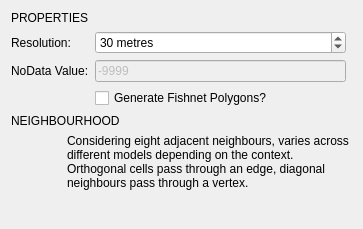
            <widget class="QWidget" name="scrollAreaWidgetContents_4">
             <property name="geometry">
              <rect>
               <x>0</x>
               <y>0</y>
               <width>363</width>
               <height>229</height>
              </rect>
             </property>
             <layout class="QVBoxLayout" name="verticalLayout_10">
              <item>
               <widget class="QLabel" name="raster_title_2">
                <property name="whatsThis">
                 <string>Width of the square cell in the city grid in metres</string>
                </property>
                <property name="text">
                 <string>PROPERTIES</string>
                </property>
               </widget>
              </item>
              <item>
               <widget class="QWidget" name="raster_widget" native="true">
                <layout class="QGridLayout" name="gridLayout_5">
                 <property name="leftMargin">
                  <number>0</number>
                 </property>
                 <property name="topMargin">
                  <number>0</number>
                 </property>
                 <property name="rightMargin">
                  <number>0</number>
                 </property>
                 <property name="bottomMargin">
                  <number>0</number>
                 </property>
                 <item row="0" column="0">
                  <widget class="QLabel" name="raster_resolution_lbl">
                   <property name="whatsThis">
                    <string>Width of the square cell in the city grid in metres</string>
                   </property>
                   <property name="text">
                    <string>Resolution:</string>
                   </property>
                  </widget>
                 </item>
                 <item row="2" column="1" colspan="2">
                  <widget class="QCheckBox" name="raster_generatefishnet_check">
                   <property name="text">
                    <string>Generate Fishnet Polygons?</string>
                   </property>
                  </widget>
                 </item>
                 <item row="0" column="1">
                  <widget class="QSpinBox" name="raster_resolution_spin">
                   <property name="minimumSize">
                    <size>
                     <width>100</width>
                     <height>0</height>
                    </size>
                   </property>
                   <property name="toolTip">
                    <string>&lt;!DOCTYPE HTML PUBLIC &quot;-//W3C//DTD HTML 4.0//EN&quot; &quot;http://www.w3.org/TR/REC-html40/strict.dtd&quot;&gt;
&lt;html&gt;&lt;head&gt;&lt;meta name=&quot;qrichtext&quot; content=&quot;1&quot; /&gt;&lt;style type=&quot;text/css&quot;&gt;
p, li { white-space: pre-wrap; }
&lt;/style&gt;&lt;/head&gt;&lt;body style=&quot; font-family:'MS Shell Dlg 2'; font-size:8.25pt; font-weight:400; font-style:normal;&quot;&gt;
&lt;p style=&quot; margin-top:0px; margin-bottom:0px; margin-left:0px; margin-right:0px; -qt-block-indent:0; text-indent:0px;&quot;&gt;&lt;span style=&quot; font-size:8pt;&quot;&gt;Width of the square cell in the city grid in metres&lt;/span&gt;&lt;/p&gt;&lt;/body&gt;&lt;/html&gt;</string>
                   </property>
                   <property name="suffix">
                    <string> metres</string>
                   </property>
                   <property name="minimum">
                    <number>10</number>
                   </property>
                   <property name="maximum">
                    <number>100</number>
                   </property>
                   <property name="singleStep">
                    <number>10</number>
                   </property>
                   <property name="value">
                    <number>30</number>
                   </property>
                  </widget>
                 </item>
                 <item row="1" column="0">
                  <widget class="QLabel" name="raster_nodata_lbl">
                   <property name="whatsThis">
                    <string>Width of the square cell in the city grid in metres</string>
                   </property>
                   <property name="text">
                    <string>NoData Value:</string>
                   </property>
                  </widget>
                 </item>
                 <item row="1" column="1">
                  <widget class="QLineEdit" name="raster_nodata_line">
                   <property name="enabled">
                    <bool>false</bool>
                   </property>
                   <property name="minimumSize">
                    <size>
                     <width>100</width>
                     <height>0</height>
                    </size>
                   </property>
                   <property name="text">
                    <string>-9999</string>
                   </property>
                  </widget>
                 </item>
                </layout>
               </widget>
              </item>
              <item>
               <widget class="QLabel" name="raster_neigh_title">
                <property name="whatsThis">
                 <string>Width of the square cell in the city grid in metres</string>
                </property>
                <property name="text">
                 <string>NEIGHBOURHOOD</string>
                </property>
               </widget>
              </item>
              <item>
               <widget class="QWidget" name="raster_neigh_frame" native="true">
                <property name="enabled">
                 <bool>true</bool>
                </property>
                <layout class="QGridLayout" name="gridLayout_13">
                 <property name="leftMargin">
                  <number>0</number>
                 </property>
                 <property name="topMargin">
                  <number>0</number>
                 </property>
                 <property name="rightMargin">
                  <number>0</number>
                 </property>
                 <property name="bottomMargin">
                  <number>0</number>
                 </property>
                 <item row="0" column="0">
                  <widget class="QLabel" name="img_moore_2">
                   <property name="minimumSize">
                    <size>
                     <width>50</width>
                     <height>50</height>
                    </size>
                   </property>
                   <property name="maximumSize">
                    <size>
                     <width>50</width>
                     <height>50</height>
                    </size>
                   </property>
                   <property name="text">
                    <string/>
                   </property>
                   <property name="pixmap">
                    <pixmap resource="../../../../../Dropbox/UrbanBEATS Master Project/graphics/ubeats.qrc">:/images/images/md_spatial_moore.png</pixmap>
                   </property>
                  </widget>
                 </item>
                 <item row="0" column="1">
                  <widget class="QLabel" name="raster_neigh_descr">
                   <property name="enabled">
                    <bool>true</bool>
                   </property>
                   <property name="text">
                    <string>&lt;html&gt;&lt;head/&gt;&lt;body&gt;&lt;p&gt;Considering eight adjacent neighbours, varies across different models depending on the context. Orthogonal cells pass through an edge, diagonal neighbours pass through a vertex.&lt;/p&gt;&lt;/body&gt;&lt;/html&gt;</string>
                   </property>
                   <property name="wordWrap">
                    <bool>true</bool>
                   </property>
                  </widget>
                 </item>
                </layout>
               </widget>
              </item>
              <item>
               <spacer name="verticalSpacer">
                <property name="orientation">
                 <enum>Qt::Vertical</enum>
                </property>
                <property name="sizeHint" stdset="0">
                 <size>
                  <width>20</width>
                  <height>40</height>
                 </size>
                </property>
               </spacer>
              </item>
             </layout>
            </widget>
